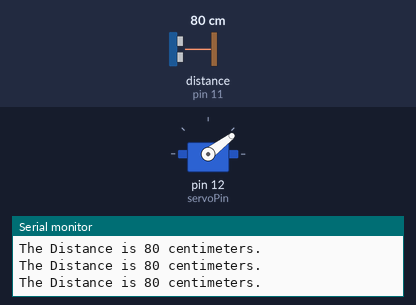
Recording of a sketch running on a simulated Arduino Uno, built with avr-gcc and run on an emulated ATmega328P. Parts: servo, the last lines printed to the serial monitor. Wiring (inferred from the names in the program): ultrasonic range finder: trigger pin 10; echo pin 11. The inputs (shaded band) are chosen by the test bench; at power-on: distance to the obstacle (sensor on pin 11) 80 cm. The echo pulse lasts 58.3 µs per cm.

Above: at 1.2 s.
1.3 s: distance to the obstacle (sensor on pin 11) set to 2 cm
At 2.2 s:
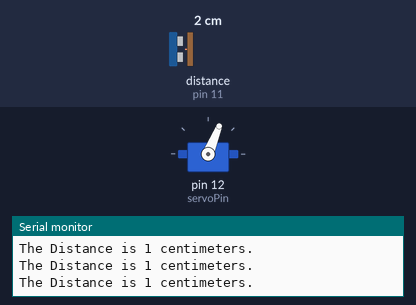
4.3 s: distance to the obstacle (sensor on pin 11) set to 18 cm
At 5.81 s:
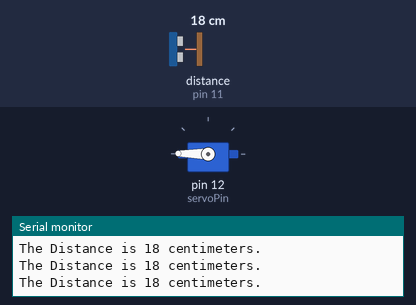
Timing chart, 0 to 13.3 s (numbered marks = the images above; inputs shaded):
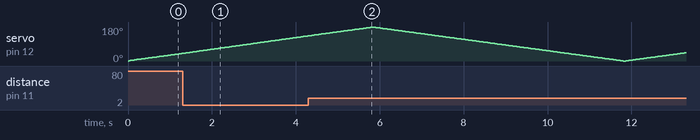

The sketch:

Ch_5_-_Lab_-_Servo___Ping___Awesome_-_David_Garrett.ino
```cpp
// David Garrett
// Ch 5 - Lab - Servo + Ping = Awesome!
// 10-20-21

#include <Servo.h>  // includes servo header

// declarations/pin values for servo
int servoPin = 12;
int pause = 10;
Servo myServo; // creates object myServo

// declaration/pin values for ping sensor
int echo = 11;
int trig = 10;
int echoVal;

void setup() { // Setup servo, ping sensor, serial communication
  myServo.attach(servoPin);
  myServo.write(90);  // centers servo
  pinMode(trig, OUTPUT);
  pinMode(echo, INPUT);
  Serial.begin(9600);


}

void loop() { // loops i80spin function
  i80spin();

}

void i80spin() {  // Spings servo 180 degrees back and forth
  for (int i = 0; i <= 179; i+=1) {  // Each number i represents a degree the servo can sping
    myServo.write(i);
    boom(); // prints out distance from ping sensor
    delay(pause);
  }

  for ( int i = 179; i >= 0; i -= 1) { // Each number i represents a degree the servo can sping
    myServo.write(i);
    boom(); // prints out distance from ping sensor
    delay(pause);
  }
}

void boom() {  // Function prints out the distance of ping sensor
  int distance = ping();
  Serial.print("\nThe Distance is ");
  Serial.print(distance);
  Serial.print(" centimeters.");
}

int ping() { // function converts value from ping sensor to distance in centimeter
  long pingTime;
  trigger(); // triggers ping
  pingTime = pulseIn(echo, HIGH);  // value from the ping
  return ((pingTime / 29) / 2);  // returns value apprx in centermeter
  // 343 m/s and or 34.3 cm/ms -- speed of sound
  // ping sensor measures echo, time for echo return equals the amount of distance
}

void trigger() {  // triggers the ping sensor
  digitalWrite(trig, LOW);
  delayMicroseconds(2);
  digitalWrite(trig, HIGH);
  delayMicroseconds(2);
  digitalWrite(trig, LOW);
}
```
